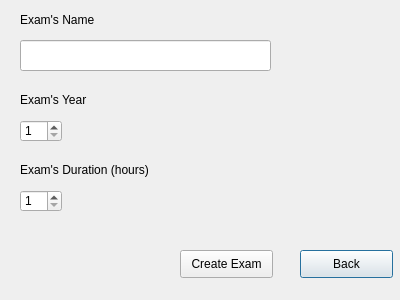
<?xml version="1.0" encoding="UTF-8"?>
<ui version="4.0">
 <class>DialogCreateCourse</class>
 <widget class="QDialog" name="DialogCreateCourse">
  <property name="geometry">
   <rect>
    <x>0</x>
    <y>0</y>
    <width>400</width>
    <height>300</height>
   </rect>
  </property>
  <property name="windowTitle">
   <string>Dialog</string>
  </property>
  <widget class="QPushButton" name="pushButton_5">
   <property name="geometry">
    <rect>
     <x>300</x>
     <y>250</y>
     <width>93</width>
     <height>28</height>
    </rect>
   </property>
   <property name="text">
    <string>Back</string>
   </property>
  </widget>
  <widget class="QLabel" name="label">
   <property name="geometry">
    <rect>
     <x>20</x>
     <y>10</y>
     <width>251</width>
     <height>20</height>
    </rect>
   </property>
   <property name="text">
    <string>Exam's Name</string>
   </property>
  </widget>
  <widget class="QLabel" name="label_2">
   <property name="geometry">
    <rect>
     <x>20</x>
     <y>90</y>
     <width>251</width>
     <height>20</height>
    </rect>
   </property>
   <property name="text">
    <string>Exam's Year</string>
   </property>
  </widget>
  <widget class="QLineEdit" name="courseName">
   <property name="geometry">
    <rect>
     <x>20</x>
     <y>40</y>
     <width>251</width>
     <height>31</height>
    </rect>
   </property>
  </widget>
  <widget class="QSpinBox" name="examYear">
   <property name="geometry">
    <rect>
     <x>20</x>
     <y>120</y>
     <width>42</width>
     <height>22</height>
    </rect>
   </property>
   <property name="minimum">
    <number>1</number>
   </property>
   <property name="maximum">
    <number>5</number>
   </property>
  </widget>
  <widget class="QLabel" name="label_3">
   <property name="geometry">
    <rect>
     <x>20</x>
     <y>160</y>
     <width>251</width>
     <height>20</height>
    </rect>
   </property>
   <property name="text">
    <string>Exam's Duration (hours)</string>
   </property>
  </widget>
  <widget class="QSpinBox" name="examDuration">
   <property name="geometry">
    <rect>
     <x>20</x>
     <y>190</y>
     <width>42</width>
     <height>22</height>
    </rect>
   </property>
   <property name="minimum">
    <number>1</number>
   </property>
   <property name="maximum">
    <number>8</number>
   </property>
  </widget>
  <widget class="QPushButton" name="pushButton">
   <property name="geometry">
    <rect>
     <x>180</x>
     <y>250</y>
     <width>93</width>
     <height>28</height>
    </rect>
   </property>
   <property name="text">
    <string>Create Exam</string>
   </property>
  </widget>
 </widget>
 <resources/>
 <connections>
  <connection>
   <sender>pushButton_5</sender>
   <signal>clicked()</signal>
   <receiver>DialogCreateCourse</receiver>
   <slot>close()</slot>
   <hints>
    <hint type="sourcelabel">
     <x>333</x>
     <y>257</y>
    </hint>
    <hint type="destinationlabel">
     <x>254</x>
     <y>189</y>
    </hint>
   </hints>
  </connection>
 </connections>
</ui>
